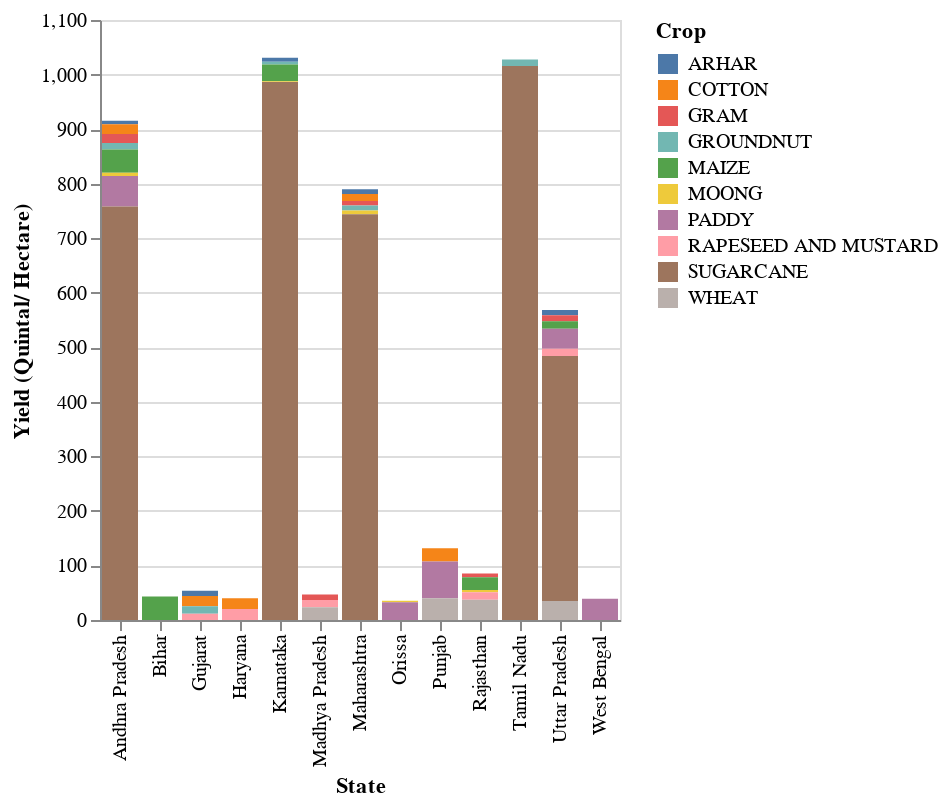

The code cell stored with this chart in its notebook:
### Markdown cell above
**Result:**  In Andhra Pradesh is the highest Cost of Cultivation (`/Hectare) C2.

### Code cell
alt.Chart(data_file1).mark_bar().encode(
    x='State',
    y='Yield (Quintal/ Hectare) ',
    color='Crop'
)

### Figure 1 — Vega-Lite specification as saved in the notebook (floating-point values rounded to 4 significant figures)
{"config": {"view": {"continuousWidth": 400, "continuousHeight": 300}}, "data": {"name": "data-3692d2a9dd3c4acffac7b5c2a767a652"}, "mark": "bar", "encoding": {"color": {"field": "Crop", "type": "nominal"}, "x": {"field": "State", "type": "nominal"}, "y": {"field": "Yield (Quintal/ Hectare) ", "type": "quantitative"}}, "$schema": "https://vega.github.io/schema/vega-lite/v4.17.0.json", "datasets": {"data-3692d2a9dd3c4acffac7b5c2a767a652": [{"Crop": "ARHAR", "State": "Uttar Pradesh", "Cost of Cultivation (`/Hectare) A2+FL": 9794.0, "Cost of Cultivation (`/Hectare) C2": 23080.0, "Cost of Production (`/Quintal) C2": 1942.0, "Yield (Quintal/ Hectare) ": 9.83}, {"Crop": "ARHAR", "State": "Karnataka", "Cost of Cultivation (`/Hectare) A2+FL": 10590.0, "Cost of Cultivation (`/Hectare) C2": 16530.0, "Cost of Production (`/Quintal) C2": 2172.0, "Yield (Quintal/ Hectare) ": 7.47}, {"Crop": "ARHAR", "State": "Gujarat", "Cost of Cultivation (`/Hectare) A2+FL": 13470.0, "Cost of Cultivation (`/Hectare) C2": 19550.0, "Cost of Production (`/Quintal) C2": 1898.0, "Yield (Quintal/ Hectare) ": 9.59}, {"Crop": "ARHAR", "State": "Andhra Pradesh", "Cost of Cultivation (`/Hectare) A2+FL": 17050.0, "Cost of Cultivation (`/Hectare) C2": 24170.0, "Cost of Production (`/Quintal) C2": 3671.0, "Yield (Quintal/ Hectare) ": 6.42}, {"Crop": "ARHAR", "State": "Maharashtra", "Cost of Cultivation (`/Hectare) A2+FL": 17130.0, "Cost of Cultivation (`/Hectare) C2": 25270.0, "Cost of Production (`/Quintal) C2": 2776.0, "Yield (Quintal/ Hectare) ": 8.72}, {"Crop": "COTTON", "State": "Maharashtra", "Cost of Cultivation (`/Hectare) A2+FL": 23710.0, "Cost of Cultivation (`/Hectare) C2": 33120.0, "Cost of Production (`/Quintal) C2": 2539.0, "Yield (Quintal/ Hectare) ": 12.69}, {"Crop": "COTTON", "State": "Punjab", "Cost of Cultivation (`/Hectare) A2+FL": 29050.0, "Cost of Cultivation (`/Hectare) C2": 50830.0, "Cost of Production (`/Quintal) C2": 2004.0, "Yield (Quintal/ Hectare) ": 24.39}, {"Crop": "COTTON", "State": "Andhra Pradesh", "Cost of Cultivation (`/Hectare) A2+FL": 29140.0, "Cost of Cultivation (`/Hectare) C2": 44760.0, "Cost of Production (`/Quintal) C2": 2510.0, "Yield (Quintal/ Hectare) ": 17.83}, {"Crop": "COTTON", "State": "Gujarat", "Cost of Cultivation (`/Hectare) A2+FL": 29620.0, "Cost of Cultivation (`/Hectare) C2": 42070.0, "Cost of Production (`/Quintal) C2": 2179.0, "Yield (Quintal/ Hectare) ": 19.05}, {"Crop": "COTTON", "State": "Haryana", "Cost of Cultivation (`/Hectare) A2+FL": 29920.0, "Cost of Cultivation (`/Hectare) C2": 44020.0, "Cost of Production (`/Quintal) C2": 2127.0, "Yield (Quintal/ Hectare) ": 19.9}, {"Crop": "GRAM", "State": "Rajasthan", "Cost of Cultivation (`/Hectare) A2+FL": 8553.0, "Cost of Cultivation (`/Hectare) C2": 12610.0, "Cost of Production (`/Quintal) C2": 1692.0, "Yield (Quintal/ Hectare) ": 6.83}, {"Crop": "GRAM", "State": "Madhya Pradesh", "Cost of Cultivation (`/Hectare) A2+FL": 9804.0, "Cost of Cultivation (`/Hectare) C2": 16870.0, "Cost of Production (`/Quintal) C2": 1552.0, "Yield (Quintal/ Hectare) ": 10.29}, {"Crop": "GRAM", "State": "Uttar Pradesh", "Cost of Cultivation (`/Hectare) A2+FL": 12830.0, "Cost of Cultivation (`/Hectare) C2": 21620.0, "Cost of Production (`/Quintal) C2": 1883.0, "Yield (Quintal/ Hectare) ": 10.93}, {"Crop": "GRAM", "State": "Maharashtra", "Cost of Cultivation (`/Hectare) A2+FL": 12990.0, "Cost of Cultivation (`/Hectare) C2": 18680.0, "Cost of Production (`/Quintal) C2": 2278.0, "Yield (Quintal/ Hectare) ": 8.05}, {"Crop": "GRAM", "State": "Andhra Pradesh", "Cost of Cultivation (`/Hectare) A2+FL": 14420.0, "Cost of Cultivation (`/Hectare) C2": 26760.0, "Cost of Production (`/Quintal) C2": 1559.0, "Yield (Quintal/ Hectare) ": 16.69}, {"Crop": "GROUNDNUT", "State": "Karnataka", "Cost of Cultivation (`/Hectare) A2+FL": 13650.0, "Cost of Cultivation (`/Hectare) C2": 17310.0, "Cost of Production (`/Quintal) C2": 3484.0, "Yield (Quintal/ Hectare) ": 4.71}, {"Crop": "GROUNDNUT", "State": "Andhra Pradesh", "Cost of Cultivation (`/Hectare) A2+FL": 21230.0, "Cost of Cultivation (`/Hectare) C2": 30430.0, "Cost of Production (`/Quintal) C2": 2555.0, "Yield (Quintal/ Hectare) ": 11.97}, {"Crop": "GROUNDNUT", "State": "Tamil Nadu", "Cost of Cultivation (`/Hectare) A2+FL": 22510.0, "Cost of Cultivation (`/Hectare) C2": 30390.0, "Cost of Production (`/Quintal) C2": 2358.0, "Yield (Quintal/ Hectare) ": 11.98}, {"Crop": "GROUNDNUT", "State": "Gujarat", "Cost of Cultivation (`/Hectare) A2+FL": 22950.0, "Cost of Cultivation (`/Hectare) C2": 30110.0, "Cost of Production (`/Quintal) C2": 1919.0, "Yield (Quintal/ Hectare) ": 13.45}, {"Crop": "GROUNDNUT", "State": "Maharashtra", "Cost of Cultivation (`/Hectare) A2+FL": 26080.0, "Cost of Cultivation (`/Hectare) C2": 32680.0, "Cost of Production (`/Quintal) C2": 3207.0, "Yield (Quintal/ Hectare) ": 9.33}, {"Crop": "MAIZE", "State": "Bihar", "Cost of Cultivation (`/Hectare) A2+FL": 13510.0, "Cost of Cultivation (`/Hectare) C2": 19860.0, "Cost of Production (`/Quintal) C2": 404.4, "Yield (Quintal/ Hectare) ": 42.95}, {"Crop": "MAIZE", "State": "Karnataka", "Cost of Cultivation (`/Hectare) A2+FL": 13790.0, "Cost of Cultivation (`/Hectare) C2": 20670.0, "Cost of Production (`/Quintal) C2": 581.7, "Yield (Quintal/ Hectare) ": 31.1}, {"Crop": "MAIZE", "State": "Rajasthan", "Cost of Cultivation (`/Hectare) A2+FL": 14420.0, "Cost of Cultivation (`/Hectare) C2": 19810.0, "Cost of Production (`/Quintal) C2": 658.8, "Yield (Quintal/ Hectare) ": 23.56}, {"Crop": "MAIZE", "State": "Uttar Pradesh", "Cost of Cultivation (`/Hectare) A2+FL": 15640.0, "Cost of Cultivation (`/Hectare) C2": 21050.0, "Cost of Production (`/Quintal) C2": 1387.0, "Yield (Quintal/ Hectare) ": 13.7}, {"Crop": "MAIZE", "State": "Andhra Pradesh", "Cost of Cultivation (`/Hectare) A2+FL": 25690.0, "Cost of Cultivation (`/Hectare) C2": 37800.0, "Cost of Production (`/Quintal) C2": 840.6, "Yield (Quintal/ Hectare) ": 42.68}, {"Crop": "MOONG", "State": "Orissa", "Cost of Cultivation (`/Hectare) A2+FL": 5484.0, "Cost of Cultivation (`/Hectare) C2": 8267.0, "Cost of Production (`/Quintal) C2": 2614.0, "Yield (Quintal/ Hectare) ": 3.01}, {"Crop": "MOONG", "State": "Rajasthan", "Cost of Cultivation (`/Hectare) A2+FL": 6204.0, "Cost of Cultivation (`/Hectare) C2": 9166.0, "Cost of Production (`/Quintal) C2": 2069.0, "Yield (Quintal/ Hectare) ": 4.05}, {"Crop": "MOONG", "State": "Karnataka", "Cost of Cultivation (`/Hectare) A2+FL": 6441.0, "Cost of Cultivation (`/Hectare) C2": 7869.0, "Cost of Production (`/Quintal) C2": 5777.0, "Yield (Quintal/ Hectare) ": 1.32}, {"Crop": "MOONG", "State": "Andhra Pradesh", "Cost of Cultivation (`/Hectare) A2+FL": 6684.0, "Cost of Cultivation (`/Hectare) C2": 13210.0, "Cost of Production (`/Quintal) C2": 2229.0, "Yield (Quintal/ Hectare) ": 5.9}, {"Crop": "MOONG", "State": "Maharashtra", "Cost of Cultivation (`/Hectare) A2+FL": 10780.0, "Cost of Cultivation (`/Hectare) C2": 15370.0, "Cost of Production (`/Quintal) C2": 2261.0, "Yield (Quintal/ Hectare) ": 6.7}, {"Crop": "PADDY", "State": "Uttar Pradesh", "Cost of Cultivation (`/Hectare) A2+FL": 17020.0, "Cost of Cultivation (`/Hectare) C2": 28140.0, "Cost of Production (`/Quintal) C2": 732.6, "Yield (Quintal/ Hectare) ": 36.61}, {"Crop": "PADDY", "State": "Orissa", "Cost of Cultivation (`/Hectare) A2+FL": 17480.0, "Cost of Cultivation (`/Hectare) C2": 25910.0, "Cost of Production (`/Quintal) C2": 715.0, "Yield (Quintal/ Hectare) ": 32.42}, {"Crop": "PADDY", "State": "West Bengal", "Cost of Cultivation (`/Hectare) A2+FL": 24730.0, "Cost of Cultivation (`/Hectare) C2": 33050.0, "Cost of Production (`/Quintal) C2": 731.2, "Yield (Quintal/ Hectare) ": 39.04}, {"Crop": "PADDY", "State": "Punjab", "Cost of Cultivation (`/Hectare) A2+FL": 25150.0, "Cost of Cultivation (`/Hectare) C2": 45290.0, "Cost of Production (`/Quintal) C2": 669.9, "Yield (Quintal/ Hectare) ": 67.41}, {"Crop": "PADDY", "State": "Andhra Pradesh", "Cost of Cultivation (`/Hectare) A2+FL": 29660.0, "Cost of Cultivation (`/Hectare) C2": 46450.0, "Cost of Production (`/Quintal) C2": 789.9, "Yield (Quintal/ Hectare) ": 56.0}, {"Crop": "RAPESEED AND MUSTARD", "State": "Madhya Pradesh", "Cost of Cultivation (`/Hectare) A2+FL": 8686.0, "Cost of Cultivation (`/Hectare) C2": 17710.0, "Cost of Production (`/Quintal) C2": 1280.0, "Yield (Quintal/ Hectare) ": 12.94}, {"Crop": "RAPESEED AND MUSTARD", "State": "Rajasthan", "Cost of Cultivation (`/Hectare) A2+FL": 11390.0, "Cost of Cultivation (`/Hectare) C2": 19260.0, "Cost of Production (`/Quintal) C2": 1341.0, "Yield (Quintal/ Hectare) ": 13.54}, {"Crop": "RAPESEED AND MUSTARD", "State": "Uttar Pradesh", "Cost of Cultivation (`/Hectare) A2+FL": 12770.0, "Cost of Cultivation (`/Hectare) C2": 22560.0, "Cost of Production (`/Quintal) C2": 1596.0, "Yield (Quintal/ Hectare) ": 13.57}, {"Crop": "RAPESEED AND MUSTARD", "State": "Gujarat", "Cost of Cultivation (`/Hectare) A2+FL": 13740.0, "Cost of Cultivation (`/Hectare) C2": 19080.0, "Cost of Production (`/Quintal) C2": 1610.0, "Yield (Quintal/ Hectare) ": 11.61}, {"Crop": "RAPESEED AND MUSTARD", "State": "Haryana", "Cost of Cultivation (`/Hectare) A2+FL": 14720.0, "Cost of Cultivation (`/Hectare) C2": 27510.0, "Cost of Production (`/Quintal) C2": 1251.0, "Yield (Quintal/ Hectare) ": 19.94}, {"Crop": "SUGARCANE", "State": "Uttar Pradesh", "Cost of Cultivation (`/Hectare) A2+FL": 24540.0, "Cost of Cultivation (`/Hectare) C2": 45240.0, "Cost of Production (`/Quintal) C2": 93.64, "Yield (Quintal/ Hectare) ": 448.9}, {"Crop": "SUGARCANE", "State": "Karnataka", "Cost of Cultivation (`/Hectare) A2+FL": 55660.0, "Cost of Cultivation (`/Hectare) C2": 86770.0, "Cost of Production (`/Quintal) C2": 86.53, "Yield (Quintal/ Hectare) ": 986.2}, {"Crop": "SUGARCANE", "State": "Andhra Pradesh", "Cost of Cultivation (`/Hectare) A2+FL": 56620.0, "Cost of Cultivation (`/Hectare) C2": 91440.0, "Cost of Production (`/Quintal) C2": 119.7, "Yield (Quintal/ Hectare) ": 757.9}, {"Crop": "SUGARCANE", "State": "Maharashtra", "Cost of Cultivation (`/Hectare) A2+FL": 57670.0, "Cost of Cultivation (`/Hectare) C2": 85800.0, "Cost of Production (`/Quintal) C2": 107.6, "Yield (Quintal/ Hectare) ": 744.0}, {"Crop": "SUGARCANE", "State": "Tamil Nadu", "Cost of Cultivation (`/Hectare) A2+FL": 66340.0, "Cost of Cultivation (`/Hectare) C2": 89030.0, "Cost of Production (`/Quintal) C2": 85.79, "Yield (Quintal/ Hectare) ": 1015.0}, {"Crop": "WHEAT", "State": "Madhya Pradesh", "Cost of Cultivation (`/Hectare) A2+FL": 12460.0, "Cost of Cultivation (`/Hectare) C2": 22490.0, "Cost of Production (`/Quintal) C2": 810.2, "Yield (Quintal/ Hectare) ": 23.59}, {"Crop": "WHEAT", "State": "Punjab", "Cost of Cultivation (`/Hectare) A2+FL": 17950.0, "Cost of Cultivation (`/Hectare) C2": 35420.0, "Cost of Production (`/Quintal) C2": 804.8, "Yield (Quintal/ Hectare) ": 39.83}, {"Crop": "WHEAT", "State": "Uttar Pradesh", "Cost of Cultivation (`/Hectare) A2+FL": 18980.0, "Cost of Cultivation (`/Hectare) C2": 31900.0, "Cost of Production (`/Quintal) C2": 769.8, "Yield (Quintal/ Hectare) ": 34.99}, {"Crop": "WHEAT", "State": "Rajasthan", "Cost of Cultivation (`/Hectare) A2+FL": 19120.0, "Cost of Cultivation (`/Hectare) C2": 29880.0, "Cost of Production (`/Quintal) C2": 683.6, "Yield (Quintal/ Hectare) ": 37.19}]}}
